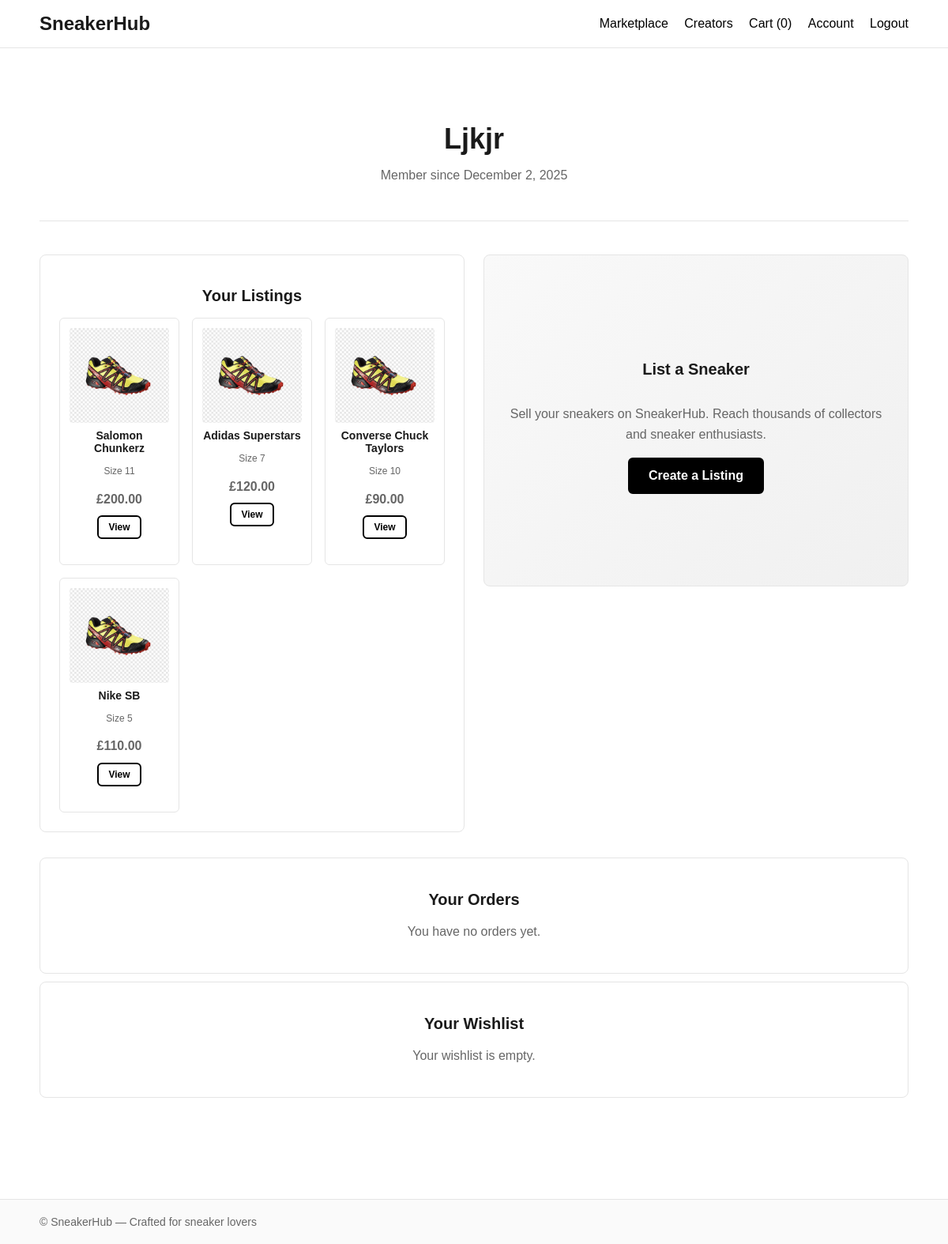
The app's page /account/1/ (signed in), older data.
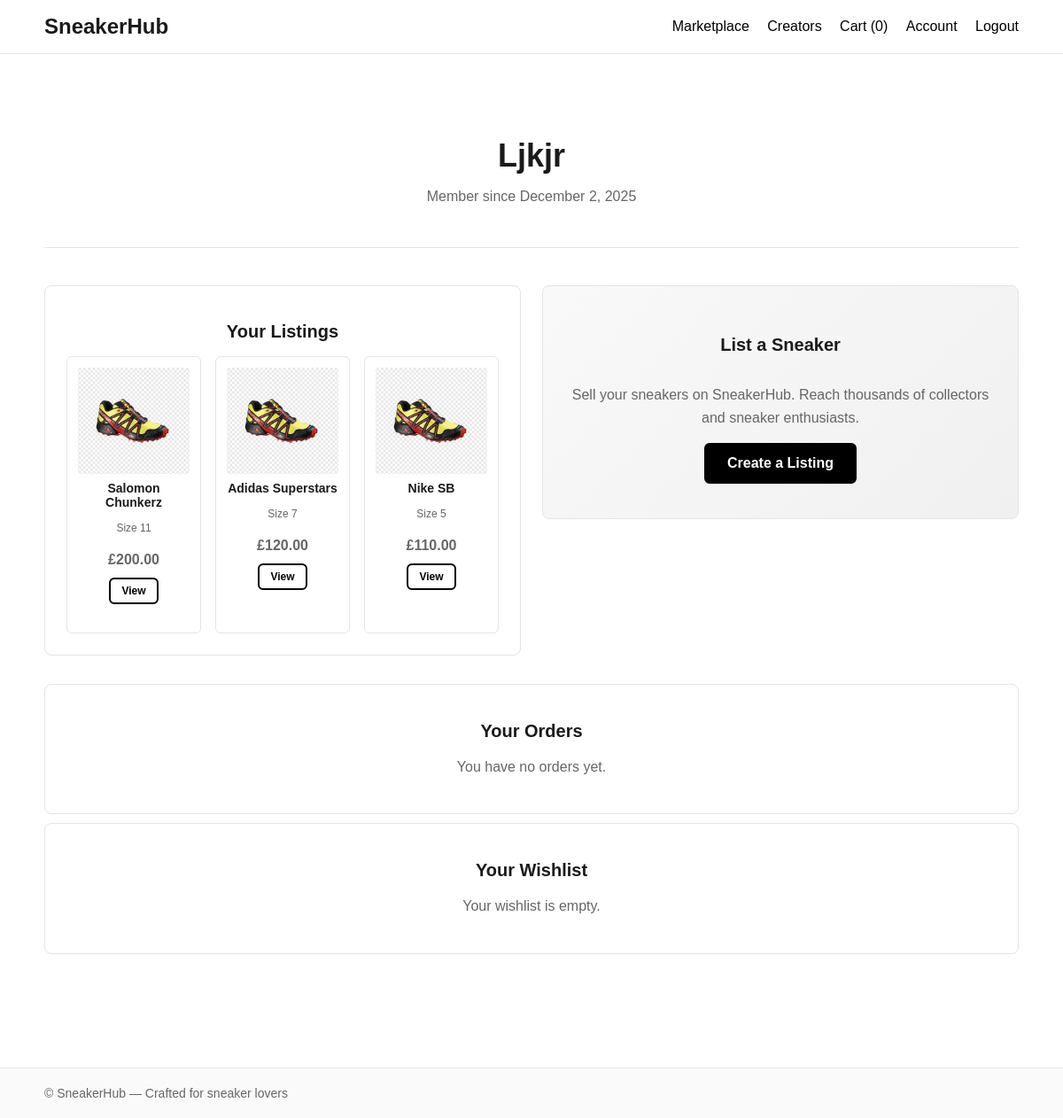
The same page, newer data.
### marketplace/models.py (models this page shows, shortened)
class Sneaker(models.Model):
    name = models.CharField(max_length=255)
    brand = models.CharField(max_length=255)
    size = models.DecimalField(max_digits=4, decimal_places=1)
    price = models.DecimalField(max_digits=10, decimal_places=2)
    description = models.TextField(blank=True, null=True)
    image = models.ImageField(upload_to='media/', blank=True, null=True)
    owner = models.ForeignKey(
        settings.AUTH_USER_MODEL,
        on_delete=models.CASCADE,
        related_name='sneakers'
    )
    created_at = models.DateTimeField(auto_now_add=True)
    updated_at = models.DateTimeField(auto_now=True)

### account/views.py (the view)
# urls.py: path('account/<int:user_id>/', accountPageView, name='account'),
def accountPageView(request, user_id):
    return render(request, 'profile.html', { 'user_id': user_id })

### templates/profile.html (shortened to what this page needs)
{% extends 'base.html' %}
{% load static %}
{% block content %}
<section class="profile-section">
    <div class="profile-header">
        <h1>{{ user.username|title }}</h1>
        <p class="profile-subtitle">Member since {{ user.date_joined|date:"F j, Y" }}</p>
    </div>
</section>
<section class="profile-container">
    <div class="profile-grid">
        <div class="profile-card">
            <h2>Your Listings</h2>
            {% if user.sneakers.all %}
                <div class="profile-listings-grid">
                    {% for sneaker in user.sneakers.all %}
                        <div class="profile-listing-item">
                            {% if sneaker.image %}
                                <img src="{{ sneaker.image.url }}" alt="{{ sneaker.name }}" class="listing-thumb">
                            {% else %}
                                <div class="listing-thumb-placeholder">No Image</div>
                            {% endif %}
                            <h3>{{ sneaker.brand }} {{ sneaker.name }}</h3>
                            <p class="listing-size">Size {{ sneaker.size|floatformat }}</p>
                            <p class="listing-price">£{{ sneaker.price }}</p>
                            <div class="listing-actions">
                                <a href="{% url 'sneaker_detail' sneaker.id %}" class="btn-secondary">View</a>
                            </div>
                        </div>
                    {% endfor %}
                </div>
            {% else %}
                <p class="no-data">You have no sneakers listed yet.</p>
                <a href="" class="btn-primary">List a Sneaker</a>
            {% endif %}
        </div>
        <div class="profile-card profile-card-action">
            <h2>List a Sneaker</h2>
            <p>Sell your sneakers on SneakerHub. Reach thousands of collectors and sneaker enthusiasts.</p>
            <a href="{% url 'create_listing' %}" class="btn-primary btn-large">Create a Listing</a>
        </div>
    </div>
    <div>
        <div class="profile-card">
            <h2>Your Orders</h2>
            {% if user.orders %}
                <div class="profile-orders-list">
                    {% for order in user.orders %}
                        <div class="order-item">
                            <div class="order-header">
                                <span class="order-id">Order #{{ order.id }}</span>
                                <span class="order-price">£{{ order.total }}</span>
                            </div>
                            <p class="order-date">{{ order.date|date:"F j, Y" }}</p>
                        </div>
                    {% endfor %}
                </div>
            {% else %}
                <p class="no-data">You have no orders yet.</p>
            {% endif %}
        </div>
    </div>
    <div class="profile-card">
        <h2>Your Wishlist</h2>
        {% if user.wishlist %}
        <div class="profile-wishlist-grid">
            {% for sneaker in user.wishlist %}
                <div class="wishlist-item">
                {% if sneaker.image %}
                    <img src="{{ sneaker.image.url }}" alt="{{ sneaker.name }}" class="wishlist-thumb">
                {% else %}
                    <div class="wishlist-thumb-placeholder">No Image</div>
                {% endif %}
                    <h4>{{ sneaker.brand }} {{ sneaker.name }}</h4>
                    <p class="wishlist-price">£{{ sneaker.price }}</p>
                </div>
            {% endfor %}
            </div>
        {% else %}
            <p class="no-data">Your wishlist is empty.</p>
        {% endif %}
    </div>
</section>
{% endblock %}

Row changes from the older to the newer data that the page shows:
removed Sneaker: image (picture), brand "Converse", name "Chuck Taylors", size "10", price "90.00"
